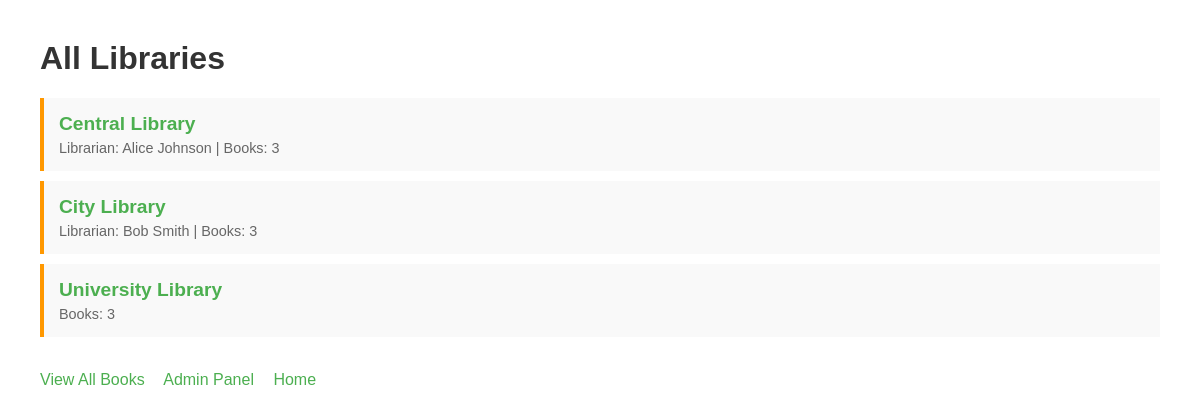
The app's page /relationship/libraries/ (signed in) with its own data.
### relationship_app/models.py (models this page shows, shortened)
class Library(models.Model):
    name = models.CharField(max_length=100)
    books = models.ManyToManyField(Book, related_name='libraries')

class Librarian(models.Model):
    name = models.CharField(max_length=100)
    library = models.OneToOneField(Library, on_delete=models.CASCADE, related_name='librarian')

### relationship_app/views.py (the view)
# urls.py: path('libraries/', views.LibraryListView.as_view(), name='library_list'),
class LibraryListView(LoginRequiredMixin, ListView):
    model = Library
    template_name = 'relationship_app/library_list.html'
    context_object_name = 'libraries'
    login_url = '/relationship/login/'

### relationship_app/templates/relationship_app/library_list.html (shortened to what this page needs)
<!DOCTYPE html>
<html lang="en">
<head>
</head>
<body>
    <h1>All Libraries</h1>
    <ul>
        {% for library in libraries %}
        <li>
            <a href="{% url 'relationship_app:library_detail' library.pk %}" class="library-link">{{ library.name }}</a>
            <div class="stats">
                {% if library.librarian %}Librarian: {{ library.librarian.name }} | {% endif %}
                Books: {{ library.books.count }}
            </div>
        </li>
        {% empty %}
        <li>No libraries available in the database.</li>
        {% endfor %}
    </ul>
    <br>
    <a href="{% url 'relationship_app:list_books' %}">View All Books</a>
    <a href="/admin/">Admin Panel</a>
    <a href="/">Home</a>
</body>
</html>

### relationship_app/templates/relationship_app/library_list.html (style rules this page uses)
body { font-family: Arial, sans-serif; margin: 40px; }
h1 { color: #333; }
ul { list-style-type: none; padding: 0; }
li { padding: 15px; margin: 10px 0; background-color: #f9f9f9; border-left: 4px solid #FF9800; }
a { color: #4CAF50; text-decoration: none; margin-right: 15px; }
.library-link { font-size: 1.2em; font-weight: bold; }
.stats { color: #666; font-size: 0.9em; margin-top: 5px; }

### records on screen
Library: name "Central Library", librarian.name "Alice Johnson", books.count "3"
Library: name "City Library", librarian.name "Bob Smith", books.count "3"
Library: name "University Library", books.count "3"
